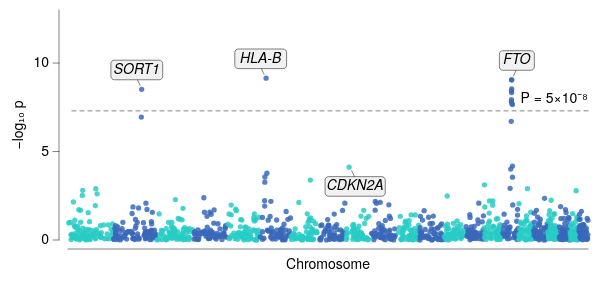

Specify this chart in Vega-Lite:
### Vega-Lite specification from a JSON file in a GitHub repository (floating-point values rounded to 4 significant figures; data arrays with more than 128 entries replaced by an {"elided": "..."} marker saying what was removed)
{"background": null, "config": {"arc": {"fill": "#DBDBDB", "fillOpacity": 1.0, "innerRadius": 28.75, "padAngle": 0.03, "stroke": "black", "strokeOpacity": 1, "strokeWidth": 0.25}, "area": {"fill": "#DBDBDB", "fillOpacity": 1.0, "stroke": "black", "strokeOpacity": 1, "strokeWidth": 0.25}, "axis": {"domain": true, "domainCap": "round", "domainColor": "black", "domainWidth": 0.25, "grid": false, "gridCap": "round", "gridColor": "#F1F1F1", "gridDash": [0, 0], "gridOpacity": 1.0, "gridWidth": 0.25, "labelColor": "black", "labelFont": "Helvetica Neue, HelveticaNeue, Helvetica, Arial, sans-serif", "labelFontSize": 7, "labelFontStyle": "normal", "labelFontWeight": 400, "offset": 4.5, "ticks": true, "tickCap": "round", "tickColor": "black", "tickRound": false, "tickSize": 3, "tickWidth": 0.25, "titleColor": "black", "titleFont": "Helvetica Neue, HelveticaNeue, Helvetica, Arial, sans-serif", "titleFontSize": 7, "titleFontStyle": "normal", "titleFontWeight": 400}, "axisX": {"domain": true, "labelAlign": "center", "labelAngle": 0, "labels": true, "ticks": true, "translate": 0}, "axisY": {"domain": true, "labelAlign": "right", "labelAngle": 0, "labels": true, "ticks": true, "translate": 0}, "axisRight": {"domain": true, "labelAlign": "left", "labelAngle": 0, "labels": true, "ticks": true, "translate": 0}, "axisTop": {"domain": true, "labelAlign": "center", "labelAngle": 0, "labels": true, "ticks": true, "translate": 0}, "axisBand": {"tickOffset": 0}, "bar": {"fill": "#DBDBDB", "fillOpacity": 1.0, "stroke": "black", "strokeOpacity": 1, "strokeWidth": 0.25}, "boxplot": {"size": 10.35, "ticks": {"cornerRadius": 0.25, "fill": "black", "opacity": 1, "size": 5.175, "thickness": 0.25}, "box": {"fillOpacity": 1.0, "stroke": "black", "strokeOpacity": 1, "strokeWidth": 0.25}, "median": {"cornerRadius": 0, "fill": "black", "fillOpacity": 1.0, "opacity": 1, "size": 10.35, "thickness": 0.25}, "rule": {"fill": "black", "fillOpacity": 1.0, "size": 11.5, "stroke": "black", "strokeDash": [0, 0], "strokeOpacity": 1, "strokeWidth": 0.25}, "outliers": {"color": "black", "fill": "black", "fillOpacity": 1.0, "size": 0, "stroke": "black", "strokeOpacity": 1, "strokeWidth": 0.25}}, "circle": {"fill": "black", "fillOpacity": 1.0, "size": 1.438, "stroke": null, "strokeOpacity": 1, "strokeWidth": 0.25}, "errorband": {"band": {"fillOpacity": 0.6, "stroke": null, "strokeWidth": 0.25, "strokeOpacity": 1}, "borders": {"opacity": 0, "strokeOpacity": 0.25, "strokeWidth": 1}}, "errorbar": {"opacity": 1, "rule": {"strokeDash": [0, 0], "strokeWidth": 0.25}, "ticks": {"color": "black", "cornerRadius": 0.125, "opacity": 1, "size": 6.9, "thickness": 0.25}, "thickness": 0.25}, "font": "Helvetica Neue, HelveticaNeue, Helvetica, Arial, sans-serif", "geoshape": {"fill": "#DBDBDB", "fillOpacity": 1.0, "stroke": "black", "strokeOpacity": 1, "strokeWidth": 0.25}, "header": {"labelColor": "black", "labelFont": "Helvetica Neue, HelveticaNeue, Helvetica, Arial, sans-serif", "labelFontSize": 7, "labelFontStyle": "normal", "labelFontWeight": 400, "titleColor": "black", "titleFont": "Helvetica Neue, HelveticaNeue, Helvetica, Arial, sans-serif", "titleFontSize": 7, "titleFontStyle": "normal", "titleFontWeight": 400, "titlePadding": 0}, "legend": {"disable": false, "offset": 4.5, "titlePadding": 4, "labelOffset": 2, "gradientLabelOffset": 2, "gradientLength": 57.5, "gradientThickness": 5.75, "gradientOpacity": 1.0, "gradientStrokeColor": "black", "gradientStrokeWidth": 0.25, "labelColor": "black", "labelFont": "Helvetica Neue, HelveticaNeue, Helvetica, Arial, sans-serif", "labelFontSize": 7, "labelFontStyle": "normal", "labelFontWeight": 400, "strokeColor": "black", "strokeWidth": 0, "symbolSize": 42, "symbolStrokeColor": "black", "symbolStrokeWidth": 0.25, "titleColor": "black", "titleFont": "Helvetica Neue, HelveticaNeue, Helvetica, Arial, sans-serif", "titleFontSize": 7, "titleFontStyle": "normal", "titleFontWeight": 400}, "line": {"color": "black", "stroke": "black", "strokeCap": "butt", "strokeDash": [0, 0], "strokeOpacity": 1, "strokeWidth": 0.5}, "point": {"filled": true, "fill": "#DBDBDB", "fillOpacity": 1.0, "size": 5.75, "stroke": "black", "strokeOpacity": 1, "strokeWidth": 0.25}, "range": {"category": ["#5CA7B1", "#B7D0EE", "#B7B3E4", "#B3DAB5", "#F5E1B3", "#3D727B", "#809DC7", "#867DAC", "#80A988", "#CBB17A", "#204148", "#546B94", "#584C77", "#507B5F", "#9D824D"], "diverging": {"scheme": ["#6F572A", "#876E43", "#9E875F", "#B5A17F", "#CABBA2", "#DCD6CC", "#F4F1E9", "#C9D7DA", "#9DBFC6", "#78A5AF", "#558B96", "#36717C", "#1A5762"]}, "heatmap": {"scheme": ["#32022B", "#43044D", "#4C196E", "#4D338C", "#484DA6", "#3A68BB", "#1D83CA", "#1D9CCB", "#23B5C9", "#28CDC5", "#4DE0B4", "#91EE9F"]}, "ordinal": {"scheme": ["#F1F1F1", "#DBDBDB", "#C6C6C6", "#B2B2B2", "#9D9D9D", "#898989", "#767676", "#636363", "#515151", "#404040", "#2F2F2F", "#1F1F1F"]}, "ramp": {"scheme": ["#32022B", "#43044D", "#4C196E", "#4D338C", "#484DA6", "#3A68BB", "#1D83CA", "#1D9CCB", "#23B5C9", "#28CDC5", "#4DE0B4", "#91EE9F"]}}, "rule": {"color": "black", "stroke": "black", "strokeCap": "round", "strokeDash": [2, 2], "strokeOpacity": 1, "strokeWidth": 0.25}, "scale": {"bandPaddingInner": 0.1, "bandPaddingOuter": 0.1, "round": false}, "rect": {"fill": "#DBDBDB", "fillOpacity": 1.0, "stroke": "black", "strokeOpacity": 1, "strokeWidth": 0.25}, "square": {"fill": "#DBDBDB", "fillOpacity": 1.0, "size": 11.5, "stroke": "black", "strokeOpacity": 1, "strokeWidth": 0.25}, "text": {"color": "black", "font": "Helvetica Neue, HelveticaNeue, Helvetica, Arial, sans-serif", "fontSize": 7, "fontStyle": "normal", "fontWeight": 400}, "tick": {"color": "black", "cornerRadius": 0.125, "opacity": 1.0, "size": 10.35, "thickness": 0.25}, "title": {"anchor": "middle", "frame": "group", "color": "black", "font": "Helvetica Neue, HelveticaNeue, Helvetica, Arial, sans-serif", "fontSize": 7, "fontStyle": "normal", "fontWeight": 400, "subtitleColor": "black", "subtitleFont": "Helvetica Neue, HelveticaNeue, Helvetica, Arial, sans-serif", "subtitleFontSize": "Helvetica Neue, HelveticaNeue, Helvetica, Arial, sans-serif", "subtitleFontStyle": "normal", "subtitleFontWeight": 400}, "trail": {"color": "black", "opacity": 1, "size": 0.5}, "view": {"continuousWidth": 260, "continuousHeight": 115, "discreteWidth": 260, "discreteHeight": 115, "fill": null, "stroke": null, "strokeWidth": 0.25}}, "layer": [{"data": {"name": "data-03186213ed5e726b81dd02ff130392d8"}, "mark": {"type": "circle", "opacity": 0.85, "size": 7}, "encoding": {"color": {"field": "parity", "legend": null, "scale": {"range": ["#3A68BB", "#28CDC5"]}, "type": "nominal"}, "x": {"axis": {"labels": false, "ticks": false}, "field": "pos", "title": "Chromosome", "type": "quantitative"}, "y": {"field": "logp", "scale": {"domain": [0, 13]}, "title": "−log₁₀ p", "type": "quantitative"}}}, {"layer": [{"data": {"values": [{"__dysonsphere__": 1}]}, "mark": {"type": "rule", "opacity": 1.0, "strokeDash": [2, 2]}, "encoding": {"y": {"datum": 7.3}}}, {"data": {"values": [{"__dysonsphere__": 1}]}, "mark": {"type": "text", "align": "right", "baseline": "bottom", "dx": 0, "dy": -3, "fontSize": 7}, "encoding": {"text": {"value": "P = 5×10⁻⁸"}, "x": {"value": 260}, "y": {"datum": 7.3}}}]}, {"layer": [{"data": {"values": [{"__dysonsphere__": 1}]}, "mark": {"type": "rule", "strokeDash": [0, 0]}, "encoding": {"x": {"datum": 399.0, "scale": {"domain": [0, 2875.0], "nice": false, "padding": 0, "zero": false}}, "x2": {"datum": 382.7}, "y": {"datum": 8.733, "scale": {"domain": [0, 13], "nice": false, "padding": 0, "zero": false}}, "y2": {"datum": 9.084}}}, {"data": {"values": [{"__dysonsphere__": 1}]}, "mark": {"type": "rect", "cornerRadius": 1.75, "fill": "#F1F1F1", "fillOpacity": 1.0, "height": 9.8, "stroke": "black", "strokeWidth": 0.25, "width": 25.9}, "encoding": {"x": {"datum": 380.4}, "xOffset": {"value": 0.0}, "y": {"datum": 9.61}, "yOffset": {"value": 0.0}}}, {"data": {"values": [{"__dysonsphere__": 1}]}, "mark": {"type": "text", "align": "center", "baseline": "middle", "fontSize": 7, "fontStyle": "italic"}, "encoding": {"text": {"value": "SORT1"}, "x": {"datum": 380.4}, "y": {"datum": 9.61}}}, {"data": {"values": [{"__dysonsphere__": 1}]}, "mark": {"type": "rule", "strokeDash": [0, 0]}, "encoding": {"x": {"datum": 1084.0}, "x2": {"datum": 1068.0}, "y": {"datum": 9.364}, "y2": {"datum": 9.715}}}, {"data": {"values": [{"__dysonsphere__": 1}]}, "mark": {"type": "rect", "cornerRadius": 1.75, "fill": "#F1F1F1", "fillOpacity": 1.0, "height": 9.8, "stroke": "black", "strokeWidth": 0.25, "width": 25.9}, "encoding": {"x": {"datum": 1065.0}, "xOffset": {"value": 0.0}, "y": {"datum": 10.24}, "yOffset": {"value": 0.0}}}, {"data": {"values": [{"__dysonsphere__": 1}]}, "mark": {"type": "text", "align": "center", "baseline": "middle", "fontSize": 7, "fontStyle": "italic"}, "encoding": {"text": {"value": "HLA-B"}, "x": {"datum": 1065.0}, "y": {"datum": 10.24}}}, {"data": {"values": [{"__dysonsphere__": 1}]}, "mark": {"type": "rule", "strokeDash": [0, 0]}, "encoding": {"x": {"datum": 1569.0}, "x2": {"datum": 1585.0}, "y": {"datum": 3.904}, "y2": {"datum": 3.553}}}, {"data": {"values": [{"__dysonsphere__": 1}]}, "mark": {"type": "rect", "cornerRadius": 1.75, "fill": "#F1F1F1", "fillOpacity": 1.0, "height": 9.8, "stroke": "black", "strokeWidth": 0.25, "width": 30.1}, "encoding": {"x": {"datum": 1588.0}, "xOffset": {"value": 0.0}, "y": {"datum": 3.027}, "yOffset": {"value": 0.0}}}, {"data": {"values": [{"__dysonsphere__": 1}]}, "mark": {"type": "text", "align": "center", "baseline": "middle", "fontSize": 7, "fontStyle": "italic"}, "encoding": {"text": {"value": "CDKN2A"}, "x": {"datum": 1588.0}, "y": {"datum": 3.027}}}, {"data": {"values": [{"__dysonsphere__": 1}]}, "mark": {"type": "rule", "strokeDash": [0, 0]}, "encoding": {"x": {"datum": 2463.0}, "x2": {"datum": 2479.0}, "y": {"datum": 9.269}, "y2": {"datum": 9.62}}}, {"data": {"values": [{"__dysonsphere__": 1}]}, "mark": {"type": "rect", "cornerRadius": 1.75, "fill": "#F1F1F1", "fillOpacity": 1.0, "height": 9.8, "stroke": "black", "strokeWidth": 0.25, "width": 17.5}, "encoding": {"x": {"datum": 2482.0}, "xOffset": {"value": 0.0}, "y": {"datum": 10.15}, "yOffset": {"value": 0.0}}}, {"data": {"values": [{"__dysonsphere__": 1}]}, "mark": {"type": "text", "align": "center", "baseline": "middle", "fontSize": 7, "fontStyle": "italic"}, "encoding": {"text": {"value": "FTO"}, "x": {"datum": 2482.0}, "y": {"datum": 10.15}}}]}], "$schema": "https://vega.github.io/schema/vega-lite/v6.4.1.json", "datasets": {"data-03186213ed5e726b81dd02ff130392d8": {"elided": "1213 records"}}}
